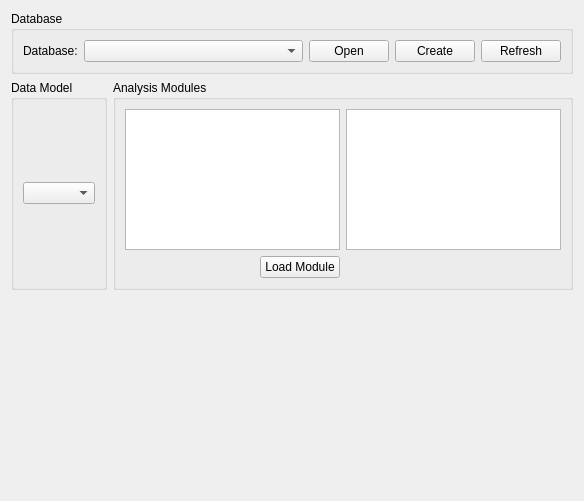
<?xml version="1.0" encoding="UTF-8"?>
<ui version="4.0">
 <class>Form</class>
 <widget class="QWidget" name="Form">
  <property name="geometry">
   <rect>
    <x>0</x>
    <y>0</y>
    <width>584</width>
    <height>501</height>
   </rect>
  </property>
  <property name="windowTitle">
   <string>Form</string>
  </property>
  <layout class="QGridLayout" name="gridLayout_3">
   <item row="0" column="0" colspan="2">
    <widget class="QGroupBox" name="groupBox">
     <property name="title">
      <string>Database</string>
     </property>
     <layout class="QGridLayout" name="gridLayout">
      <item row="0" column="0">
       <widget class="QLabel" name="label">
        <property name="text">
         <string>Database:</string>
        </property>
       </widget>
      </item>
      <item row="0" column="2">
       <widget class="QPushButton" name="openDbBtn">
        <property name="text">
         <string>Open</string>
        </property>
       </widget>
      </item>
      <item row="0" column="3">
       <widget class="QPushButton" name="createDbBtn">
        <property name="text">
         <string>Create</string>
        </property>
       </widget>
      </item>
      <item row="0" column="4">
       <widget class="QPushButton" name="refreshDbBtn">
        <property name="text">
         <string>Refresh</string>
        </property>
       </widget>
      </item>
      <item row="0" column="1">
       <widget class="ComboBox" name="databaseCombo">
        <property name="sizePolicy">
         <sizepolicy hsizetype="Expanding" vsizetype="Fixed">
          <horstretch>0</horstretch>
          <verstretch>0</verstretch>
         </sizepolicy>
        </property>
        <property name="minimumContentsLength">
         <number>0</number>
        </property>
       </widget>
      </item>
     </layout>
    </widget>
   </item>
   <item row="3" column="0" colspan="2">
    <spacer name="verticalSpacer">
     <property name="orientation">
      <enum>Qt::Vertical</enum>
     </property>
     <property name="sizeHint" stdset="0">
      <size>
       <width>168</width>
       <height>250</height>
      </size>
     </property>
    </spacer>
   </item>
   <item row="1" column="0">
    <widget class="QGroupBox" name="groupBox_3">
     <property name="title">
      <string>Data Model</string>
     </property>
     <layout class="QGridLayout" name="gridLayout_4">
      <item row="0" column="0">
       <widget class="QComboBox" name="dataModelCombo"/>
      </item>
     </layout>
    </widget>
   </item>
   <item row="1" column="1">
    <widget class="QGroupBox" name="groupBox_2">
     <property name="title">
      <string>Analysis Modules</string>
     </property>
     <layout class="QGridLayout" name="gridLayout_2">
      <item row="0" column="0" colspan="2">
       <widget class="QListWidget" name="analysisModuleList"/>
      </item>
      <item row="0" column="2">
       <widget class="QTextBrowser" name="modDescriptionText"/>
      </item>
      <item row="1" column="1">
       <widget class="QPushButton" name="loadModuleBtn">
        <property name="text">
         <string>Load Module</string>
        </property>
       </widget>
      </item>
      <item row="1" column="0">
       <spacer name="horizontalSpacer">
        <property name="orientation">
         <enum>Qt::Horizontal</enum>
        </property>
        <property name="sizeHint" stdset="0">
         <size>
          <width>40</width>
          <height>20</height>
         </size>
        </property>
       </spacer>
      </item>
     </layout>
    </widget>
   </item>
  </layout>
 </widget>
 <customwidgets>
  <customwidget>
   <class>ComboBox</class>
   <extends>QComboBox</extends>
   <header>acq4.pyqtgraph.widgets.ComboBox</header>
  </customwidget>
 </customwidgets>
 <resources/>
 <connections/>
</ui>
